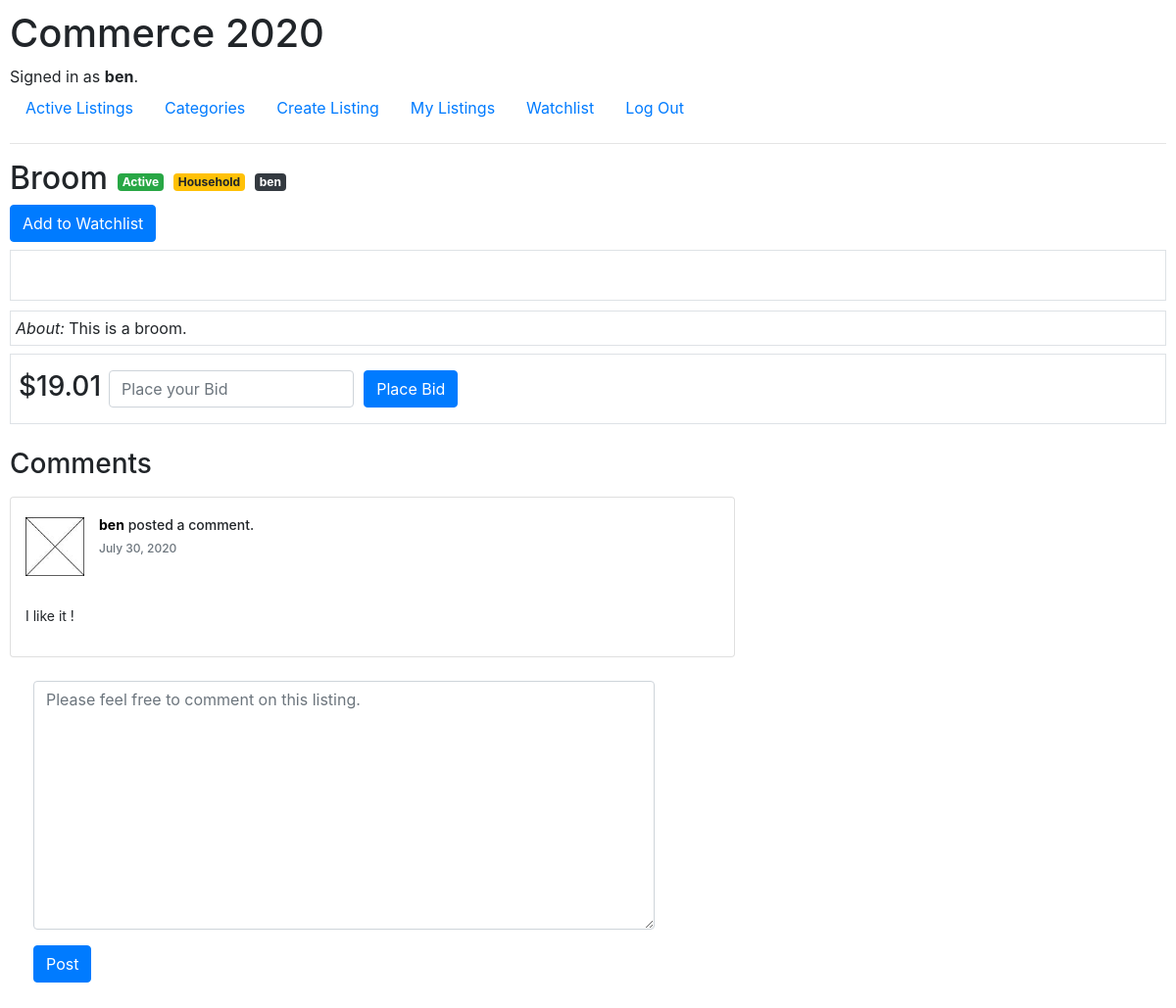
/listings/1 (signed in), run on the app's committed database.
### auctions/models.py (models this page shows, shortened)
class User(AbstractUser):
    def __str__(self):
        return f"{self.username}"

class Listing(models.Model):
    title = models.CharField(max_length=64, unique=True)
    description = models.CharField(max_length=512)
    imgurl = models.CharField(max_length=128)
    start_price = models.DecimalField(max_digits=12, decimal_places=2)
    closed = models.BooleanField(default=False, editable=False)
    bids = models.ManyToManyField('Bid', blank=True, related_name='listing_bids')
    user = models.ForeignKey(User, on_delete=models.CASCADE, null=True)
    category = models.ForeignKey(Category, on_delete=models.CASCADE)

class Category(models.Model):
    category = models.CharField(max_length=64)
    def __str__(self):
        return f"{self.category}"

class Bid(models.Model):
    user = models.ForeignKey(User, on_delete=models.CASCADE)
    bid_price = models.DecimalField(max_digits=12, decimal_places=2)
    listing = models.ForeignKey(Listing, on_delete=models.CASCADE)

class Comment(models.Model):
    user = models.ForeignKey(User, on_delete=models.CASCADE, related_name="commentators")
    listing = models.ForeignKey(Listing, on_delete=models.CASCADE, related_name="commented")
    comment = models.CharField(max_length=1024)
    date_created = models.DateField(blank=True, null=True, editable=False, auto_now_add=True)

### auctions/views.py (the view)
# urls.py: path("listings/<int:listing_id>", views.listings, name="listings"),
def listings(request, listing_id):
    try:
        listing = Listing.objects.get(pk=listing_id)
    except:
        return render(request, "error.html", {
            "error": "404 / Listing doesn't exist."
        })
    try:
        comments = Comment.objects.all().filter(listing__id=listing_id)
    except:
        comments = None
    try:
        watchlist_entry = Watchlist.objects.all().filter(listing__id=listing_id, user__id=request.user.id)
    except:
        watchlist_entry = None
    bid_form = BidForm()
    comment_form = CommentForm()
    context = {
    "listing": listing,
    "bid_form": bid_form,
    "comment_form": comment_form,
    "comments": comments,
    "watchlist_entry": watchlist_entry,
    }
    if request.method == "POST":
        if request.user.is_authenticated:
            if request.POST.get("form_type") == 'place_bid':
                bid_form = BidForm(request.POST)
                if bid_form.is_valid():
                    placed_bid = bid_form.cleaned_data.get('bid_price')
                    try:
                        highest_bid = Listing.objects.get(pk=listing_id).bids.last().bid_price
                    except:
                        highest_bid = 0
                    if placed_bid <= highest_bid or placed_bid <= listing.start_price:
                        bid_form.add_error("bid_price", "Your bid is too low :(")
                        context["bid_form"] = bid_form
                        return render(request, "auctions/listings.html", context)
                    listing_to_update = Listing.objects.get(pk=listing_id)
                    bid_to_add = Bid(user=request.user, listing=listing_to_update, bid_price=placed_bid)
                    bid_to_add.save()
                    listing_to_update.bids.add(bid_to_add)
                    return redirect('auctions:listings', listing_id=listing_id)
            elif request.POST.get("form_type") == "post_comment":
                    comment_form = CommentForm(request.POST)
                    if comment_form.is_valid():
                        form_tmp = comment_form.save(commit=False)
                        form_tmp.user = request.user
                        form_tmp.listing = listing
                        form_tmp.save()
                        return redirect('auctions:listings', listing_id=listing_id)
        else: # if user is not authenticated
            return redirect("auctions:login")
    elif request.method == "GET":
        return render(request, "auctions/listings.html", context)

### auctions/forms.py
class BidForm(forms.ModelForm):
    class Meta:
        model = Bid
        fields = ('bid_price',)
        widgets = {
            'bid_price': forms.NumberInput(attrs={'placeholder': 'Place your Bid'})
        }
        labels = {
            'bid_price': ""
        }

class CommentForm(forms.ModelForm):
    class Meta:
        model = Comment
        fields = ('comment',)
        widgets = {
            'comment': forms.Textarea(attrs={'placeholder': 'Please feel free to comment on this listing.'})
        }
        labels = {
            'comment': "",
        }

### auctions/context_processors.py (called while the page is built)
def get_current_year_to_context(request):
    current_datetime = datetime.datetime.now()
    return {
        'current_year': current_datetime.year
    }

def get_listings_count_to_context(request):
    return {
        "listings_count": Listing.objects.all().count()
    }

### auctions/templates/auctions/listings.html (shortened to what this page needs)
{% extends "auctions/layout.html" %}
{% load static %}
{% load crispy_forms_tags %}
{% block body %}
<div class="d-flex justify-content-start d-flex align-items-center">
    <h2>{{ listing.title }}</h2>
    {% if listing.closed %}
        <span class="badge badge-secondary listing-badge">Closed</span>
    {% else %}
        <span class="badge badge-success listing-badge">Active</span>
    {% endif %}
    <span class="badge badge-warning listing-badge">{{ listing.category }}</span>
    <span class="badge badge-dark listing-badge">{{ listing.user.username }}</span>
</div>
{% if watchlist_entry %}
    <a class="btn btn-secondary" href="{% url 'auctions:watchlist_toggle' listing.id %}">Remove from Watchlist</a>
{% else %}
    <a class="btn btn-primary" href="{% url 'auctions:watchlist_toggle' listing.id %}">Add to Watchlist</a>
{% endif %}
<div class="border mt-2">
</div>
<div class="border listing-description">
    <i>About: </i> {{ listing.description }}
</div>
<div class="d-flex justify-content-start border pt-3 mt-2">
    {% if listing.bids.last %}
    <h3 class="mt-0 mx-2">${{ listing.bids.last.bid_price }}</h3>
    {% else %}
    <h3 class="mt-0 mx-2">${{ listing.start_price }}</h3>
    {% endif %}
    <form action="{% url 'auctions:listings' listing.id %}" method="post">
        <div class="form-row">
            <div class="form-group col-sm-8 mb-0">
                {{ bid_form.bid_price|as_crispy_field }}
            </div>
            <div class="form-group col-sm-4 mb-0">
                <button type="submit" class="btn btn-primary">Place Bid</button>
            </div>
        </div>
    </form>
</div>
<div class='container mt-4 ml-0 pl-0'>
<h3>Comments</h3>
</div>
<div class="container ml-0 pl-0">
    <div class="row">
        <div class="col-8">
            {% if comments %}
                {% for comment in comments %}
                    <div class="card card-white post mt-2">
                        <div class="post-heading">
                            <div class="float-left image">
                                <img src="{% static "auctions/images/portrait.jpg" %}" class="img-circle avatar" alt="user profile image">
                            </div>
                            <div class="float-left meta">
                                <div class="title h5">
                                    <a href="#"><b>{{ comment.user.username }}</b></a>
                                    posted a comment.
                                </div>
                                <h6 class="text-muted time">{{ comment.date_created }}</h6>
                            </div>
                        </div>
                        <div class="post-description">
                            <p>{{ comment.comment }}</p>
                        </div>
                    </div>
                {% endfor %}
            {% else %}
            <p>No comments yet!</p>
            {% endif %}
        </div>
    </div>
</div>
<div class="container-fluid mt-4 ml-0 pl-4">
    <div class="row no-gutters">
        <div class="col-10">
            <form action="{% url 'auctions:listings' listing.id %}" method="post">
                <div class="form">
                    <div class="form-group col-md-8 px-0">
                        {{ comment_form.comment|as_crispy_field }}
                    </div>
                    <div class="form-group col-md-4 px-0">
                        <button type="submit" class="btn btn-primary mt-0">Post</button>
                    </div>
                </div>
            </form>
        </div>
    </div>
</div>
{% endblock %}

### auctions/templates/auctions/layout.html (shortened to what this page needs)
{% load static %}
<!DOCTYPE html>
<html lang="en">
    <head>
        <link rel="stylesheet" href="https://stackpath.bootstrapcdn.com/bootstrap/4.4.1/css/bootstrap.min.css">
        <link href="{% static 'auctions/styles.css' %}" rel="stylesheet">
    </head>
    <body>
        <h1>Commerce {{ current_year }}</h1>
        <div>
            {% if user.is_authenticated %}
                Signed in as <strong>{{ user.username }}</strong>.
            {% else %}
                Not signed in.
            {% endif %}
        </div>
        <ul class="nav">
            <li class="nav-item">
                <a class="nav-link" href="{% url 'auctions:index' %}">Active Listings</a>
            </li>
            <li>
                <a class="nav-link" href="#">Categories</a>
            </li>
            {% if user.is_authenticated %}
                <li class="nav-item">
                    <li>
                        <a class="nav-link" href="{% url 'auctions:create_listing' %}">Create Listing</a>
                    </li>
                    <li>
                        <a class="nav-link" href="#">My Listings</a>
                    </li>
                    <li>
                        <a class="nav-link" href="#">Watchlist</a>
                    </li>
                    <li>
                        <a class="nav-link" href="{% url 'auctions:logout' %}">Log Out</a>
                    </li>
                </li>
            {% endif %}
        </ul>
        <hr>
        {% block body %}
        {% endblock %}
    </body>
</html>

### auctions/static/auctions/styles.css (style rules this page uses)
body { padding: 10px; }
.listing-description { margin: 10px 0px 5px 0px; padding: 5px 0 5px 5px; }
.listing-badge { margin: 0 0 0 10px; }
.card-white .h5 { font-size:14px; //font-family: "Helvetica Neue",Helvetica,Arial,sans-serif; }
.card-white .time { font-size:12px; //font-family: "Helvetica Neue",Helvetica,Arial,sans-serif; }
.post .post-heading { height: 95px; padding: 20px 15px; }
.post .post-heading .avatar { width: 60px; height: 60px; display: block; margin-right: 15px; }
.post .post-heading .meta .title { margin-bottom: 0; }
.post .post-heading .meta .title a { color: black; }
.post .post-heading .meta .time { margin-top: 8px; color: #999; }
.post .post-description { padding: 15px; }
.post .post-description p { font-size: 14px; }

### data on the page
User: username "ben"
Listing: title "Broom", category "Household", user.username "ben", description "This is a broom.", bids.last.bid_price "19.01"
Comment: user.username "ben", date_created "July 30, 2020", comment "I like it !"
